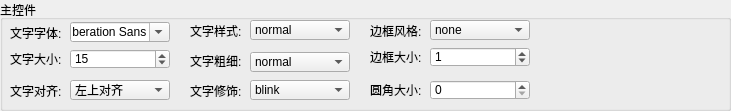
        <widget class="QGroupBox" name="groupBox_5">
         <property name="geometry">
          <rect>
           <x>10</x>
           <y>300</y>
           <width>731</width>
           <height>111</height>
          </rect>
         </property>
         <property name="title">
          <string>主控件</string>
         </property>
         <widget class="QLabel" name="label_6">
          <property name="geometry">
           <rect>
            <x>10</x>
            <y>22</y>
            <width>54</width>
            <height>21</height>
           </rect>
          </property>
          <property name="text">
           <string>文字字体:</string>
          </property>
         </widget>
         <widget class="QFontComboBox" name="fontComboBox">
          <property name="geometry">
           <rect>
            <x>70</x>
            <y>22</y>
            <width>100</width>
            <height>20</height>
           </rect>
          </property>
         </widget>
         <widget class="QLabel" name="label_11">
          <property name="geometry">
           <rect>
            <x>10</x>
            <y>48</y>
            <width>54</width>
            <height>21</height>
           </rect>
          </property>
          <property name="text">
           <string>文字大小:</string>
          </property>
         </widget>
         <widget class="QSpinBox" name="spinBox">
          <property name="geometry">
           <rect>
            <x>70</x>
            <y>49</y>
            <width>100</width>
            <height>20</height>
           </rect>
          </property>
          <property name="value">
           <number>15</number>
          </property>
         </widget>
         <widget class="QLabel" name="label_12">
          <property name="geometry">
           <rect>
            <x>10</x>
            <y>74</y>
            <width>16</width>
            <height>16</height>
           </rect>
          </property>
          <property name="text">
           <string/>
          </property>
         </widget>
         <widget class="QLabel" name="label_13">
          <property name="geometry">
           <rect>
            <x>370</x>
            <y>20</y>
            <width>54</width>
            <height>21</height>
           </rect>
          </property>
          <property name="text">
           <string>边框风格:</string>
          </property>
         </widget>
         <widget class="QSpinBox" name="spinBox_2">
          <property name="geometry">
           <rect>
            <x>430</x>
            <y>47</y>
            <width>100</width>
            <height>20</height>
           </rect>
          </property>
          <property name="value">
           <number>1</number>
          </property>
         </widget>
         <widget class="QLabel" name="label_18">
          <property name="geometry">
           <rect>
            <x>370</x>
            <y>46</y>
            <width>54</width>
            <height>21</height>
           </rect>
          </property>
          <property name="text">
           <string>边框大小:</string>
          </property>
         </widget>
         <widget class="QComboBox" name="comboBox">
          <property name="geometry">
           <rect>
            <x>430</x>
            <y>20</y>
            <width>100</width>
            <height>20</height>
           </rect>
          </property>
          <item>
           <property name="text">
            <string extracomment="无边框">none</string>
           </property>
          </item>
          <item>
           <property name="text">
            <string extracomment="实线">solid</string>
           </property>
          </item>
          <item>
           <property name="text">
            <string extracomment="点状">dotted</string>
           </property>
          </item>
          <item>
           <property name="text">
            <string extracomment="虚线">dashed</string>
           </property>
          </item>
          <item>
           <property name="text">
            <string extracomment="双线">double</string>
           </property>
          </item>
          <item>
           <property name="text">
            <string extracomment="3D凹槽">groove </string>
           </property>
          </item>
          <item>
           <property name="text">
            <string extracomment="3D垄状">ridge</string>
           </property>
          </item>
          <item>
           <property name="text">
            <string extracomment="3Dinset">inset </string>
           </property>
          </item>
          <item>
           <property name="text">
            <string extracomment="3Doutset">outset </string>
           </property>
          </item>
          <item>
           <property name="text">
            <string extracomment="从父元素继承">inherit </string>
           </property>
          </item>
         </widget>
         <widget class="QSpinBox" name="spinBox_3">
          <property name="geometry">
           <rect>
            <x>430</x>
            <y>80</y>
            <width>100</width>
            <height>20</height>
           </rect>
          </property>
         </widget>
         <widget class="QLabel" name="label_19">
          <property name="geometry">
           <rect>
            <x>370</x>
            <y>79</y>
            <width>54</width>
            <height>21</height>
           </rect>
          </property>
          <property name="text">
           <string>圆角大小:</string>
          </property>
         </widget>
         <widget class="QLabel" name="label_20">
          <property name="geometry">
           <rect>
            <x>10</x>
            <y>80</y>
            <width>54</width>
            <height>21</height>
           </rect>
          </property>
          <property name="text">
           <string>文字对齐:</string>
          </property>
         </widget>
         <widget class="QComboBox" name="comboBox_2">
          <property name="geometry">
           <rect>
            <x>70</x>
            <y>80</y>
            <width>100</width>
            <height>20</height>
           </rect>
          </property>
          <item>
           <property name="text">
            <string>左上对齐</string>
           </property>
          </item>
          <item>
           <property name="text">
            <string>左下对齐</string>
           </property>
          </item>
          <item>
           <property name="text">
            <string>左对齐</string>
           </property>
          </item>
          <item>
           <property name="text">
            <string>右上对齐</string>
           </property>
          </item>
          <item>
           <property name="text">
            <string>右下对齐</string>
           </property>
          </item>
          <item>
           <property name="text">
            <string>右对齐</string>
           </property>
          </item>
          <item>
           <property name="text">
            <string>中上居中</string>
           </property>
          </item>
          <item>
           <property name="text">
            <string>中下居中</string>
           </property>
          </item>
          <item>
           <property name="text">
            <string>居中</string>
           </property>
          </item>
         </widget>
         <widget class="QLabel" name="label_23">
          <property name="geometry">
           <rect>
            <x>190</x>
            <y>80</y>
            <width>54</width>
            <height>21</height>
           </rect>
          </property>
          <property name="text">
           <string>文字修饰:</string>
          </property>
         </widget>
         <widget class="QComboBox" name="comboBox_5">
          <property name="geometry">
           <rect>
            <x>250</x>
            <y>80</y>
            <width>100</width>
            <height>20</height>
           </rect>
          </property>
          <item>
           <property name="text">
            <string>blink</string>
           </property>
          </item>
          <item>
           <property name="text">
            <string>underline</string>
           </property>
          </item>
          <item>
           <property name="text">
            <string>overline</string>
           </property>
          </item>
          <item>
           <property name="text">
            <string>line-through</string>
           </property>
          </item>
         </widget>
         <widget class="QLabel" name="label_22">
          <property name="geometry">
           <rect>
            <x>190</x>
            <y>20</y>
            <width>54</width>
            <height>21</height>
           </rect>
          </property>
          <property name="text">
           <string>文字样式:</string>
          </property>
         </widget>
         <widget class="QComboBox" name="comboBox_3">
          <property name="geometry">
           <rect>
            <x>250</x>
            <y>20</y>
            <width>100</width>
            <height>20</height>
           </rect>
          </property>
          <item>
           <property name="text">
            <string>normal</string>
           </property>
          </item>
          <item>
           <property name="text">
            <string>oblique</string>
           </property>
          </item>
          <item>
           <property name="text">
            <string>italic</string>
           </property>
          </item>
         </widget>
         <widget class="QLabel" name="label_21">
          <property name="geometry">
           <rect>
            <x>190</x>
            <y>50</y>
            <width>54</width>
            <height>21</height>
           </rect>
          </property>
          <property name="text">
           <string>文字粗细:</string>
          </property>
         </widget>
         <widget class="QComboBox" name="comboBox_4">
          <property name="geometry">
           <rect>
            <x>250</x>
            <y>52</y>
            <width>100</width>
            <height>20</height>
           </rect>
          </property>
          <item>
           <property name="text">
            <string>normal</string>
           </property>
          </item>
          <item>
           <property name="text">
            <string>bold</string>
           </property>
          </item>
          <item>
           <property name="text">
            <string>lighter</string>
           </property>
          </item>
         </widget>
        </widget>
